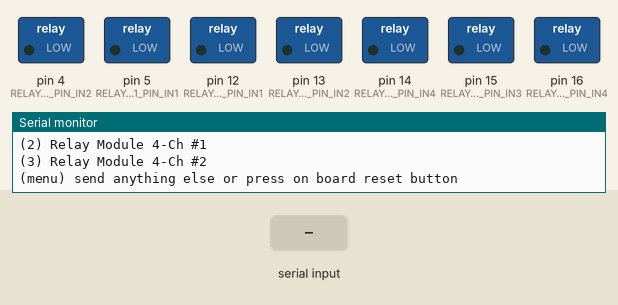
This sketch was run on a simulated Arduino Mega 2560, built with avr-gcc and run on an emulated ATmega2560. On the bench: switched loads named in the sketch (green lamp = pin HIGH), the last lines printed to the serial monitor. The inputs (shaded band) are chosen by the test bench. Pins used as bus, display or sensor lines are not drawn.

Above: at 0.9 s.
1.0 s: "2\n" received over Serial
At 1.4 s:
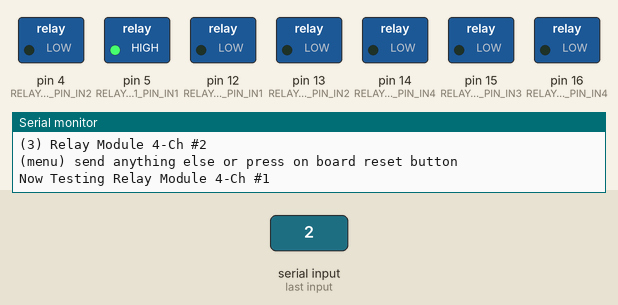
At 2.4 s:
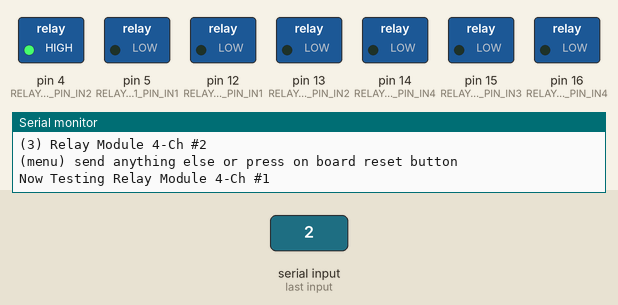
Timing chart, 0 to 13.0 s (numbered marks = the images above; inputs shaded):
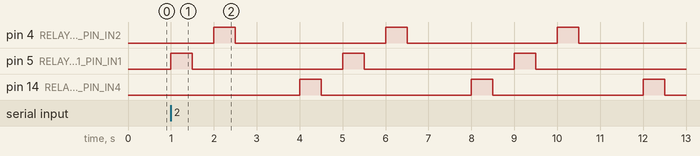

The sketch:

Firmware.ino
```cpp
// Include Libraries
#include "Arduino.h"


// Pin Definitions
#define RELAYMODULE4CH_1_PIN_IN1	5
#define RELAYMODULE4CH_1_PIN_IN2	4
#define RELAYMODULE4CH_1_PIN_IN4	14
#define RELAYMODULE4CH_1_PIN_IN3	0
#define RELAYMODULE4CH_2_PIN_IN1	12
#define RELAYMODULE4CH_2_PIN_IN2	13
#define RELAYMODULE4CH_2_PIN_IN4	16
#define RELAYMODULE4CH_2_PIN_IN3	15


// Global variables and defines
String blehm10Str = "";
//define an array for the 4ch relay module pins
int RelayModule4ch_1Pins[] = { RELAYMODULE4CH_1_PIN_IN1, RELAYMODULE4CH_1_PIN_IN2, RELAYMODULE4CH_1_PIN_IN3, RELAYMODULE4CH_1_PIN_IN4 };
//define an array for the 4ch relay module pins
int RelayModule4ch_2Pins[] = { RELAYMODULE4CH_2_PIN_IN1, RELAYMODULE4CH_2_PIN_IN2, RELAYMODULE4CH_2_PIN_IN3, RELAYMODULE4CH_2_PIN_IN4 };
// object initialization
HardwareSerial& blehm10(Serial1);


// define vars for testing menu
const int timeout = 10000;       //define timeout of 10 sec
char menuOption = 0;
long time0;

// Setup the essentials for your circuit to work. It runs first every time your circuit is powered with electricity.
void setup()
{
    // Setup Serial which is useful for debugging
    // Use the Serial Monitor to view printed messages
    Serial.begin(9600);
    while (!Serial) ; // wait for serial port to connect. Needed for native USB
    Serial.println("start");

    blehm10.begin(9600);
    //This example uses HM-10 BLE to communicate with an Android or iOS device.
    //For Android download Hm BLE Terminal from google play store, or any other BLE app.
    //For iOS download LightBlue from App Store, or any other BLE app.
    //On both apps, pair and connect to your HM-10
    //You should see this message your Smartphone
    blehm10.println("BLE On....");
    pinMode(RELAYMODULE4CH_1_PIN_IN1, OUTPUT);
    pinMode(RELAYMODULE4CH_1_PIN_IN2, OUTPUT);
    pinMode(RELAYMODULE4CH_1_PIN_IN3, OUTPUT);
    pinMode(RELAYMODULE4CH_1_PIN_IN4, OUTPUT);
    pinMode(RELAYMODULE4CH_2_PIN_IN1, OUTPUT);
    pinMode(RELAYMODULE4CH_2_PIN_IN2, OUTPUT);
    pinMode(RELAYMODULE4CH_2_PIN_IN3, OUTPUT);
    pinMode(RELAYMODULE4CH_2_PIN_IN4, OUTPUT);
    menuOption = menu();

}

// Main logic of your circuit. It defines the interaction between the components you selected. After setup, it runs over and over again, in an eternal loop.
void loop()
{


    if(menuOption == '1') {
    // HM-10 BLE Bluetooth 4.0 - Test Code
    //Receive String from bluetooth device
    if (blehm10.available())
    {
    //Read a complete line from bluetooth terminal
    blehm10Str = blehm10.readStringUntil('\n');
    // Print raw data to serial monitor
    Serial.print("BT Raw Data: ");
    Serial.println(blehm10Str);
    }
    //Send sensor data to Bluetooth device
    blehm10.println("PUT YOUR SENSOR DATA HERE");

    }
    else if(menuOption == '2') {
    // Relay Module 4-Ch #1 - Test Code
    //This loop will turn on and off each relay in the array for 0.5 sec
    for (int i = 0; i < 4; i++) {
    digitalWrite(RelayModule4ch_1Pins[i],HIGH);
    delay(500);
    digitalWrite(RelayModule4ch_1Pins[i],LOW);
    delay(500);
    }
    }
    else if(menuOption == '3') {
    // Relay Module 4-Ch #2 - Test Code
    //This loop will turn on and off each relay in the array for 0.5 sec
    for (int i = 0; i < 4; i++) {
    digitalWrite(RelayModule4ch_2Pins[i],HIGH);
    delay(500);
    digitalWrite(RelayModule4ch_2Pins[i],LOW);
    delay(500);
    }
    }

    if (millis() - time0 > timeout)
    {
        menuOption = menu();
    }

}


// Menu function for selecting the components to be tested
// Follow serial monitor for instrcutions
char menu()
{

    Serial.println(F("\nWhich component would you like to test?"));
    Serial.println(F("(1) HM-10 BLE Bluetooth 4.0"));
    Serial.println(F("(2) Relay Module 4-Ch #1"));
    Serial.println(F("(3) Relay Module 4-Ch #2"));
    Serial.println(F("(menu) send anything else or press on board reset button\n"));
    while (!Serial.available());

    // Read data from serial monitor if received
    while (Serial.available())
    {
        char c = Serial.read();
        if (isAlphaNumeric(c))
        {

            if(c == '1')
    			Serial.println(F("Now Testing HM-10 BLE Bluetooth 4.0"));
    		else if(c == '2')
    			Serial.println(F("Now Testing Relay Module 4-Ch #1"));
    		else if(c == '3')
    			Serial.println(F("Now Testing Relay Module 4-Ch #2"));
            else
            {
                Serial.println(F("illegal input!"));
                return 0;
            }
            time0 = millis();
            return c;
        }
    }
}

/*******************************************************

*    Circuito.io is an automatic generator of schematics and code for off
*    the shelf hardware combinations.

*    Copyright (C) 2016 Roboplan Technologies Ltd.

*    This program is free software: you can redistribute it and/or modify
*    it under the terms of the GNU General Public License as published by
*    the Free Software Foundation, either version 3 of the License, or
*    (at your option) any later version.

*    This program is distributed in the hope that it will be useful,
*    but WITHOUT ANY WARRANTY; without even the implied warranty of
*    MERCHANTABILITY or FITNESS FOR A PARTICULAR PURPOSE.  See the
*    GNU General Public License for more details.

*    You should have received a copy of the GNU General Public License
*    along with this program.  If not, see <http://www.gnu.org/licenses/>.

*    In addition, and without limitation, to the disclaimers of warranties
*    stated above and in the GNU General Public License version 3 (or any
*    later version), Roboplan Technologies Ltd. ("Roboplan") offers this
*    program subject to the following warranty disclaimers and by using
*    this program you acknowledge and agree to the following:
*    THIS PROGRAM IS PROVIDED ON AN "AS IS" AND "AS AVAILABLE" BASIS, AND
*    WITHOUT WARRANTIES OF ANY KIND EITHER EXPRESS OR IMPLIED.  ROBOPLAN
*    HEREBY DISCLAIMS ALL WARRANTIES, EXPRESS OR IMPLIED, INCLUDING BUT
*    NOT LIMITED TO IMPLIED WARRANTIES OF MERCHANTABILITY, TITLE, FITNESS
*    FOR A PARTICULAR PURPOSE, NON-INFRINGEMENT, AND THOSE ARISING BY
*    STATUTE OR FROM A COURSE OF DEALING OR USAGE OF TRADE.
*    YOUR RELIANCE ON, OR USE OF THIS PROGRAM IS AT YOUR SOLE RISK.
*    ROBOPLAN DOES NOT GUARANTEE THAT THE PROGRAM WILL BE FREE OF, OR NOT
*    SUSCEPTIBLE TO, BUGS, SECURITY BREACHES, OR VIRUSES. ROBOPLAN DOES
*    NOT WARRANT THAT YOUR USE OF THE PROGRAM, INCLUDING PURSUANT TO
*    SCHEMATICS, INSTRUCTIONS OR RECOMMENDATIONS OF ROBOPLAN, WILL BE SAFE
*    FOR PERSONAL USE OR FOR PRODUCTION OR COMMERCIAL USE, WILL NOT
*    VIOLATE ANY THIRD PARTY RIGHTS, WILL PROVIDE THE INTENDED OR DESIRED
*    RESULTS, OR OPERATE AS YOU INTENDED OR AS MAY BE INDICATED BY ROBOPLAN.
*    YOU HEREBY WAIVE, AGREE NOT TO ASSERT AGAINST, AND RELEASE ROBOPLAN,
*    ITS LICENSORS AND AFFILIATES FROM, ANY CLAIMS IN CONNECTION WITH ANY OF
*    THE ABOVE.
********************************************************/
```

Measured:
- after the input at 1.0 s, pin 4 (RELAYMODULE4CH_1_PIN_IN2): alternates HIGH for 0.50 s and LOW for 3.5 s, starting after 1.0 s; pin 5 (RELAYMODULE4CH_1_PIN_IN1): alternates HIGH for 0.50 s and LOW for 3.5 s, starting at once; pin 14 (RELAYMODULE4CH_1_PIN_IN4): alternates HIGH for 0.50 s and LOW for 3.5 s, starting after 3.0 s
